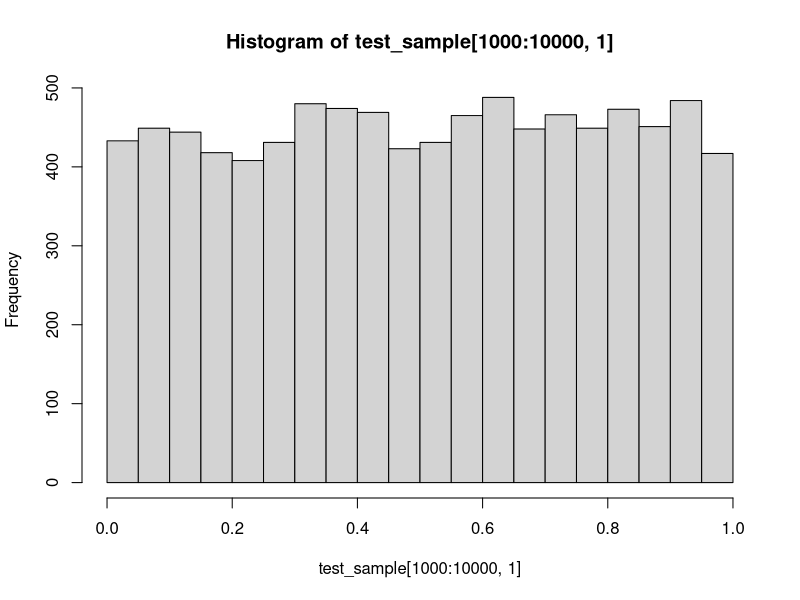
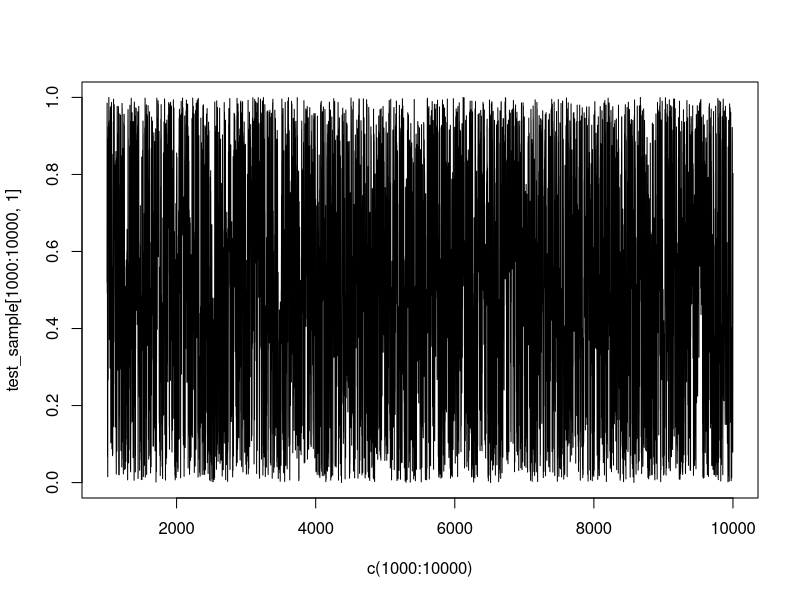

Here is the R script that generated these plots, in order:
## This script illustrates the Metropolis-Hastings algorithm for
## approximating the posterior distribution of the time of infection
## in a simple SIS model
## Author: Volodymyr M. Minin
## last update: 07/16/2023

#' Compute log-likelihood of the disease trajectory of an individual who starts susceptible and become infected during the observation time period
#' 
#' @param inf_time Time of infection (in the notes denoted by I)
#' @param inf_rate Infection rate (lambda_1 in the notes)
#' @param clear_rate Clearance rate (lambda_2 in the notes)
#' @param total_time Length of observation time period (T in the notes)
#'
#' @return Numberic value of the log-likelihood: log(lambda_1) - lambda_1*I - lambda_2*(T-I)
#'
#' @examples
#' sis_log_like(0.4, 0.1, 2.2, 1.0)
sis_log_like = function(inf_time, inf_rate, clear_rate, total_time){
 return(log(inf_rate) - inf_rate*inf_time - clear_rate*(total_time-inf_time))
}

#' Compute log-likelihood of the disease trajectory of an individual who starts susceptible and become infected during the observation time period
#' 
#' @param cur_inf_time Current infection time (in the notes denoted by t_c)
#' @param inf_rate Infection rate (lambda_1 in the notes)
#' @param total_time Length of observation time period (T in the notes)
#' @param win_half_len half the length of the uniform proposal distribution interval (delta in the notes)
#'
#' @return Numberic value of the proposed infection time (t_p in the notes)
#'
#' @examples
#' sis_proposal(0.4, 1.0, 1.5)
sis_proposal = function(cur_inf_time, total_time, win_half_len){
   
  new_inf_time = cur_inf_time + runif(1,-win_half_len, win_half_len)
   
  if (new_inf_time < 0){
     new_inf_time = -new_inf_time
  }else{
    if (new_inf_time > total_time){
      new_inf_time = 2*total_time - new_inf_time 
    }
  }
   
  return(new_inf_time)
}

#' Run MCMC to approximate the posterior distribution of the infection time
#' 
#' @param start_inf_time Initial time of infection at MCMC iteration 1
#' @param inf_rate Infection rate (lambda_1 in the notes)
#' @param clear_rate Clearance reate (lambda_2 in the notes)
#' @param total_time Length of observation time period (T in the notes)
#' @param win_half_len half the length of the uniform proposal distribution interval (delta in the notes)
#' @param chain_len Number of MCMC iterations
#'
#' @return Numeric matrix with rows corresponding to MCMC iterations and columns to values of "inf_time", "log_like", and "acc_ind," where "acc_ind" is an indicator of whether the proposed infection time was accepted or rejected 
#'
#' @examples
#' inf_time_mcmc(start_inf_time=0.1, inf_rate=0.2, clear_rate=2, total_time=1.0, win_half_len=0.2, chain_len=10000)
inf_time_mcmc = function(start_inf_time, inf_rate, clear_rate, total_time, win_half_len, chain_len){
  
  result_mat = matrix(0, chain_len, 3)
  colnames(result_mat) = c("inf_time", "log_like", "acc_ind")
  
  cur_inf_time= start_inf_time
  result_mat[1,1] = start_inf_time
  result_mat[1,2] = sis_log_like(start_inf_time, inf_rate, clear_rate, total_time)
  
  for (i in 2:chain_len){
    prop_inf_time = sis_proposal(cur_inf_time, total_time, win_half_len)
    
    mh_log_ratio = sis_log_like(prop_inf_time, inf_rate, clear_rate, total_time) - 
      sis_log_like(cur_inf_time, inf_rate, clear_rate, total_time)
    
    
    if (log(runif(1)) < mh_log_ratio){
      result_mat[i,1] = prop_inf_time
      result_mat[i,2] = sis_log_like(prop_inf_time, inf_rate, clear_rate, total_time)
      result_mat[i,3] = 1
      cur_inf_time = prop_inf_time
    }else{
      result_mat[i,1] = cur_inf_time
      result_mat[i,2] = sis_log_like(cur_inf_time, inf_rate, clear_rate, total_time)
    }
  }
  
  return(result_mat)
}

## run the above functions

test_sample = inf_time_mcmc(start_inf_time=0.1, inf_rate=0.1, clear_rate=0.2, total_time=1.0, win_half_len=0.5, chain_len=10000)

summary(test_sample[1000:10000,])

hist(test_sample[1000:10000,1])
plot(c(1000:10000), test_sample[1000:10000,1], type="l")
